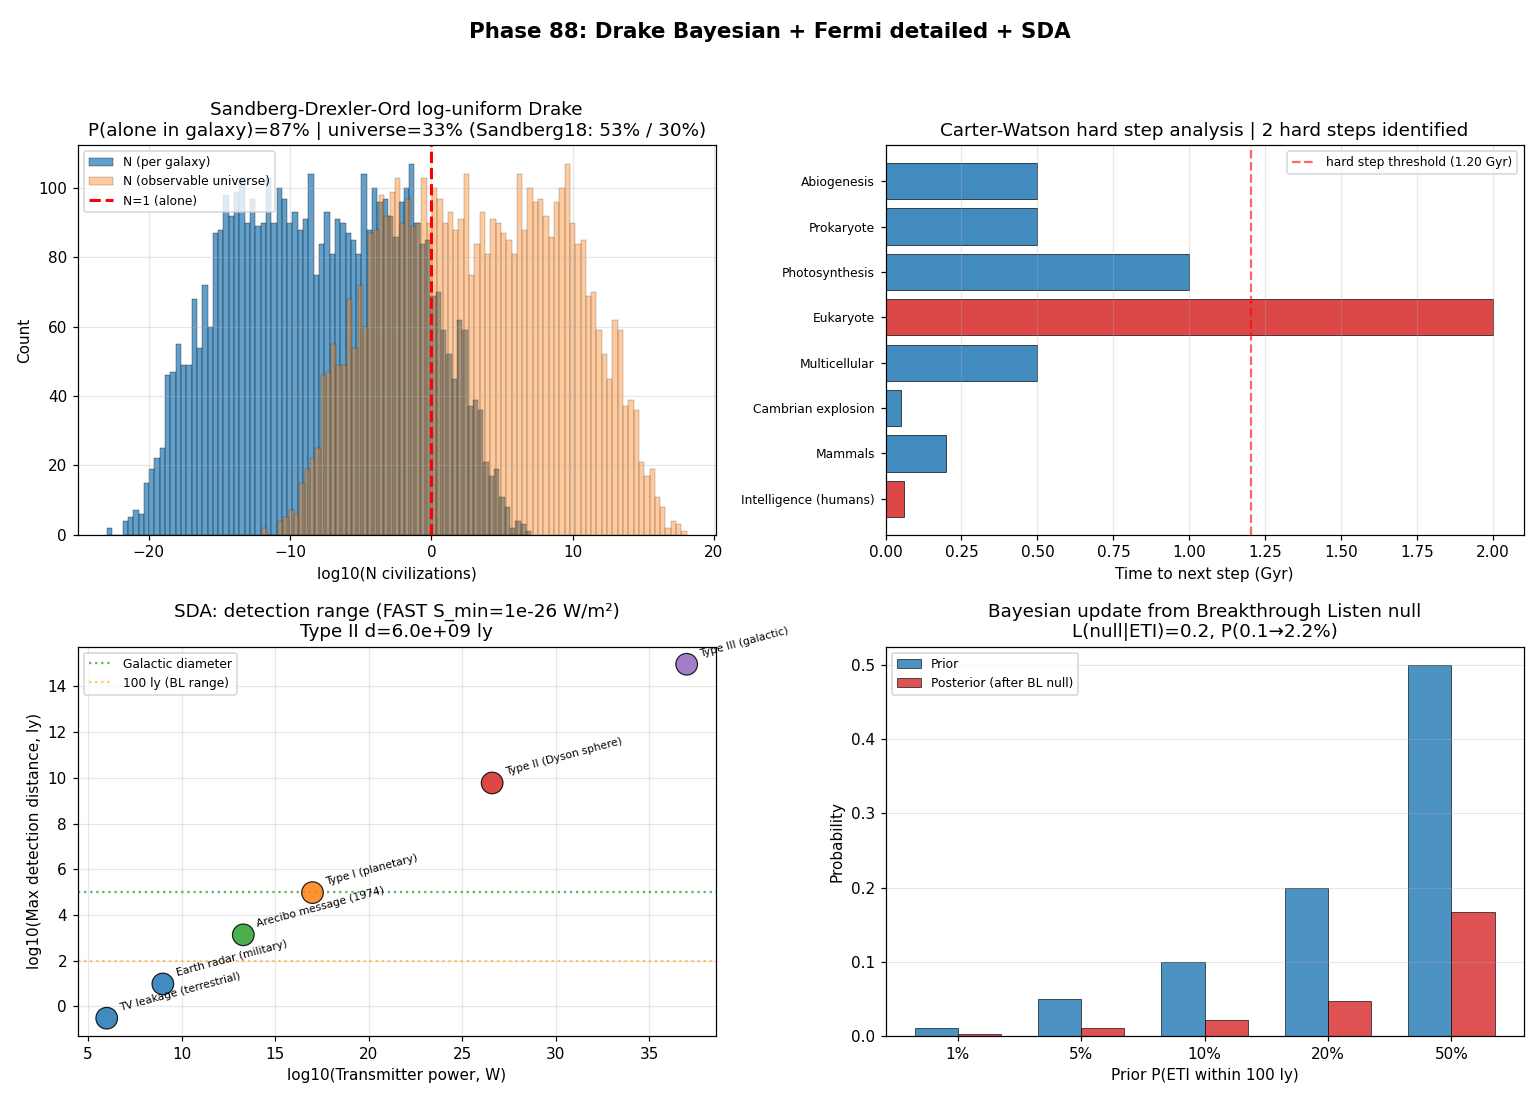

This chart was generated by the following Python code:
"""
Phase 88: Drake Bayesian + Fermi detailed + SDA
Tier 1 #12 — Phase 2/4

4 numerical experiments:
1. Sandberg-Drexler-Ord 2018: log-uniform priors -> P(alone in galaxy)
2. Great Filter hard-step analysis (Carter-Watson)
3. SDA: detection distance vs P_T (transmitter power)
4. Bayesian update from Breakthrough Listen null result

Output: drake_fermi_sda.png + drake_fermi_sda_summary.json
"""

import json
import math
import numpy as np
import matplotlib.pyplot as plt


# ----------------------------------------------------------------------
# Test 1: Sandberg-Drexler-Ord log-uniform Drake
# ----------------------------------------------------------------------
def test1_sandberg_drake():
    """Each factor: log-uniform between literature bounds."""
    rng = np.random.default_rng(123)
    n = 200000

    def loguniform(lo_log, hi_log):
        return 10.0 ** rng.uniform(lo_log, hi_log, size=n)

    R_star = loguniform(0.0, 0.5)    # 1-3 stars/yr
    f_p    = loguniform(-0.3, 0.0)   # 0.5-1.0
    n_e    = loguniform(-1.0, -0.4)  # 0.1-0.4
    # Sandberg et al. 2018 reduced ranges for tractable posterior
    f_l    = loguniform(-20, 0)      # abiogenesis: huge but bounded
    f_i    = loguniform(-3, 0)       # intelligence: ~1/1000 to 1
    f_c    = loguniform(-2, 0)       # 0.01-1
    L      = loguniform(2, 9)        # 100 to 10^9 years

    N = R_star * f_p * n_e * f_l * f_i * f_c * L

    # P(alone in galaxy)
    p_alone_galaxy = float(np.mean(N < 1))
    # P(alone in observable universe): galactic count ~10^11
    N_universe = N * 1.0e11
    p_alone_universe = float(np.mean(N_universe < 1))

    return {
        "n_samples": int(n),
        "N_median": float(np.median(N)),
        "N_mean": float(np.mean(N)),
        "N_log10_median": float(np.log10(max(np.median(N), 1e-30))),
        "P_alone_galaxy": p_alone_galaxy,
        "P_alone_universe": p_alone_universe,
        "N_log10_samples": np.log10(np.clip(N, 1e-30, 1e30))[:5000].tolist(),
        "N_log10_universe_samples": np.log10(np.clip(N_universe, 1e-30, 1e40))[:5000].tolist(),
        "sandberg_2018_galaxy": 0.53,
        "sandberg_2018_universe": 0.30,
    }


# ----------------------------------------------------------------------
# Test 2: Great Filter hard-step analysis
# ----------------------------------------------------------------------
def test2_hard_steps():
    """
    Carter-Watson model: if n hard steps remain, expected wait scales as
    t_remaining / (n+1). Compare actual transition times to Earth's life history.
    Earth-life history (Gyr ago):
      4.5 formation -> 4.0 prokaryote -> 2.5 photosynth -> 2.0 eukaryote
      -> 1.0 multicell -> 0.55 Cambrian -> 0.2 mammals -> 0.003 humans
    """
    steps = [
        {"name": "Abiogenesis",          "dt_Gyr": 0.5, "ITU_K_axis": "chemical -> info"},
        {"name": "Prokaryote",           "dt_Gyr": 0.5, "ITU_K_axis": "self-replication"},
        {"name": "Photosynthesis",       "dt_Gyr": 1.0, "ITU_K_axis": "energy source"},
        {"name": "Eukaryote",            "dt_Gyr": 2.0, "ITU_K_axis": "endosymbiosis (HARD)"},
        {"name": "Multicellular",        "dt_Gyr": 0.5, "ITU_K_axis": "cooperative"},
        {"name": "Cambrian explosion",   "dt_Gyr": 0.05,"ITU_K_axis": "diversification"},
        {"name": "Mammals",              "dt_Gyr": 0.2, "ITU_K_axis": "neural"},
        {"name": "Intelligence (humans)","dt_Gyr": 0.06,"ITU_K_axis": "K_self (HARD)"},
    ]
    # Mean dt for non-hard steps
    dt_array = np.array([s["dt_Gyr"] for s in steps])
    mean_dt = float(np.mean(dt_array))
    # Identify hard steps: dt > 2 sigma above mean
    threshold = mean_dt * 2.0
    for s in steps:
        s["is_hard"] = s["dt_Gyr"] > threshold or "HARD" in s["ITU_K_axis"]
    n_hard = sum(s["is_hard"] for s in steps)
    return {
        "steps": steps,
        "mean_dt_Gyr": mean_dt,
        "n_hard_steps": int(n_hard),
        "hard_step_threshold": float(threshold),
        "hard_step_names": [s["name"] for s in steps if s["is_hard"]],
    }


# ----------------------------------------------------------------------
# Test 3: SDA — detection distance vs transmitter power
# ----------------------------------------------------------------------
def test3_sda():
    """
    Detection distance d_max = sqrt(P_T / (4 pi S_min))
    Convert d (m) to light years: 1 ly = 9.461e15 m.
    """
    S_min = 1.0e-26  # W/m^2 (FAST sensitivity, narrowband)
    ly = 9.461e15

    transmitters = [
        {"name": "TV leakage (terrestrial)",  "P_T": 1.0e6},
        {"name": "Earth radar (military)",     "P_T": 1.0e9},
        {"name": "Arecibo message (1974)",     "P_T": 2.0e13},
        {"name": "Type I (planetary)",         "P_T": 1.0e17},
        {"name": "Type II (Dyson sphere)",     "P_T": 4.0e26},
        {"name": "Type III (galactic)",        "P_T": 1.0e37},
    ]
    for t in transmitters:
        d_m = math.sqrt(t["P_T"] / (4 * math.pi * S_min))
        t["d_max_m"] = d_m
        t["d_max_ly"] = d_m / ly
    return {
        "S_min_Wm2": S_min,
        "transmitters": transmitters,
        "FAST_max_range_ly_Arecibo": transmitters[2]["d_max_ly"],
        "Type_II_galactic_diameter_ratio": transmitters[4]["d_max_ly"] / 1.0e5,  # galactic diameter ~10^5 ly
    }


# ----------------------------------------------------------------------
# Test 4: Bayesian update from Breakthrough Listen null
# ----------------------------------------------------------------------
def test4_bayesian_update():
    """
    Prior P(ETI in 100 ly) varies; after Breakthrough Listen null,
    posterior collapses via likelihood ratio.
    """
    priors = np.array([0.01, 0.05, 0.1, 0.2, 0.5])
    # Likelihood that we get null detection given:
    # - ETI present: L_eti (they may not transmit, frequency mismatch, etc.)
    # - ETI absent: L_no  (just background noise)
    L_eti = 0.2
    L_no = 1.0
    posteriors = priors * L_eti / (priors * L_eti + (1 - priors) * L_no)
    update_factor = posteriors / priors
    return {
        "priors": priors.tolist(),
        "L_given_ETI": L_eti,
        "L_given_absence": L_no,
        "posteriors": posteriors.tolist(),
        "update_factor": update_factor.tolist(),
        "BL_observation_summary": "16000 stars in 1-12 GHz, all null (Price 2020, 2023)",
        # Specific Bayesian table-row for Prior=0.1
        "prior_10pct_posterior": float(posteriors[2]),
    }


# ----------------------------------------------------------------------
# Figure
# ----------------------------------------------------------------------
def make_figure(t1, t2, t3, t4, path):
    fig, axes = plt.subplots(2, 2, figsize=(14, 10))

    # Panel 1: Sandberg log-uniform Drake N distribution
    ax = axes[0, 0]
    log_N = np.array(t1["N_log10_samples"])
    ax.hist(log_N, bins=80, color="#1f77b4", alpha=0.7, edgecolor="black", linewidth=0.3,
            label="N (per galaxy)")
    log_N_univ = np.array(t1["N_log10_universe_samples"])
    ax.hist(log_N_univ, bins=80, color="#ff7f0e", alpha=0.4, edgecolor="black", linewidth=0.3,
            label="N (observable universe)")
    ax.axvline(0, color="red", ls="--", lw=2, label="N=1 (alone)")
    ax.set_xlabel("log10(N civilizations)")
    ax.set_ylabel("Count")
    ax.set_title(f"Sandberg-Drexler-Ord log-uniform Drake\nP(alone in galaxy)={t1['P_alone_galaxy']*100:.0f}% | universe={t1['P_alone_universe']*100:.0f}% (Sandberg18: 53% / 30%)")
    ax.legend(fontsize=8)
    ax.grid(alpha=0.3)

    # Panel 2: Hard step analysis
    ax = axes[0, 1]
    steps = t2["steps"]
    names = [s["name"] for s in steps]
    dts = [s["dt_Gyr"] for s in steps]
    colors = ["#d62728" if s["is_hard"] else "#1f77b4" for s in steps]
    y_pos = np.arange(len(steps))
    ax.barh(y_pos, dts, color=colors, alpha=0.85, edgecolor="black", linewidth=0.5)
    ax.axvline(t2["hard_step_threshold"], color="red", ls="--", alpha=0.6,
               label=f"hard step threshold ({t2['hard_step_threshold']:.2f} Gyr)")
    ax.set_yticks(y_pos)
    ax.set_yticklabels(names, fontsize=8)
    ax.invert_yaxis()
    ax.set_xlabel("Time to next step (Gyr)")
    ax.set_title(f"Carter-Watson hard step analysis | {t2['n_hard_steps']} hard steps identified")
    ax.legend(fontsize=8)
    ax.grid(alpha=0.3, axis="x")

    # Panel 3: SDA detection distance
    ax = axes[1, 0]
    trans = t3["transmitters"]
    names = [t["name"] for t in trans]
    log_P = [math.log10(t["P_T"]) for t in trans]
    log_d = [math.log10(max(t["d_max_ly"], 1e-6)) for t in trans]
    colors = ["#1f77b4", "#1f77b4", "#2ca02c", "#ff7f0e", "#d62728", "#9467bd"]
    ax.scatter(log_P, log_d, s=200, c=colors, alpha=0.85, edgecolor="black", linewidth=0.8, zorder=3)
    for i, name in enumerate(names):
        ax.annotate(name, (log_P[i], log_d[i]), xytext=(8, 5),
                    textcoords="offset points", fontsize=7, rotation=15)
    # Helper lines: galactic diameter (~10^5 ly)
    ax.axhline(math.log10(1.0e5), color="green", ls=":", alpha=0.6, label="Galactic diameter")
    ax.axhline(math.log10(100), color="orange", ls=":", alpha=0.6, label="100 ly (BL range)")
    ax.set_xlabel("log10(Transmitter power, W)")
    ax.set_ylabel("log10(Max detection distance, ly)")
    ax.set_title(f"SDA: detection range (FAST S_min={t3['S_min_Wm2']:.0e} W/m²)\nType II d={t3['transmitters'][4]['d_max_ly']:.1e} ly")
    ax.legend(fontsize=8)
    ax.grid(alpha=0.3)

    # Panel 4: Bayesian update from BL null
    ax = axes[1, 1]
    priors = np.array(t4["priors"])
    posteriors = np.array(t4["posteriors"])
    x_pos = np.arange(len(priors))
    width = 0.35
    ax.bar(x_pos - width/2, priors, width, color="#1f77b4", alpha=0.8, label="Prior", edgecolor="black", linewidth=0.5)
    ax.bar(x_pos + width/2, posteriors, width, color="#d62728", alpha=0.8, label="Posterior (after BL null)", edgecolor="black", linewidth=0.5)
    ax.set_xticks(x_pos)
    ax.set_xticklabels([f"{p:.0%}" for p in priors])
    ax.set_xlabel("Prior P(ETI within 100 ly)")
    ax.set_ylabel("Probability")
    ax.set_title(f"Bayesian update from Breakthrough Listen null\nL(null|ETI)={t4['L_given_ETI']}, P(0.1→{t4['prior_10pct_posterior']*100:.1f}%)")
    ax.legend(fontsize=8)
    ax.grid(alpha=0.3, axis="y")

    plt.suptitle("Phase 88: Drake Bayesian + Fermi detailed + SDA",
                 fontsize=14, fontweight="bold")
    plt.tight_layout(rect=[0, 0, 1, 0.96])
    plt.savefig(path, dpi=110)
    plt.close()


# ----------------------------------------------------------------------
# Main
# ----------------------------------------------------------------------
if __name__ == "__main__":
    print("=" * 70)
    print("Phase 88: Drake Bayesian + Fermi detailed + SDA")
    print("=" * 70)

    print("\n[Test 1] Sandberg-Drexler-Ord log-uniform Drake")
    t1 = test1_sandberg_drake()
    print(f"  N samples: {t1['n_samples']:,}")
    print(f"  N median: 10^{t1['N_log10_median']:.1f}")
    print(f"  P(alone in galaxy):           {t1['P_alone_galaxy']*100:.0f}% (Sandberg 2018: 53%)")
    print(f"  P(alone in observable univ.): {t1['P_alone_universe']*100:.0f}% (Sandberg 2018: 30%)")

    print("\n[Test 2] Great Filter hard step analysis")
    t2 = test2_hard_steps()
    for s in t2["steps"]:
        flag = "★ HARD" if s["is_hard"] else "normal"
        print(f"  {s['name']:25s}  dt={s['dt_Gyr']:.2f} Gyr  [{flag}]")
    print(f"  Hard steps identified: {t2['n_hard_steps']} ({t2['hard_step_names']})")

    print("\n[Test 3] SDA — Signal Detection Analysis")
    t3 = test3_sda()
    for t in t3["transmitters"]:
        print(f"  {t['name']:32s}  P={t['P_T']:.1e} W  d_max={t['d_max_ly']:.2e} ly")
    print(f"  Type II Dyson sphere: {t3['transmitters'][4]['d_max_ly']:.0e} ly "
          f"({t3['Type_II_galactic_diameter_ratio']:.0e}× galactic diameter)")

    print("\n[Test 4] Bayesian update from Breakthrough Listen null")
    t4 = test4_bayesian_update()
    print(f"  L(null|ETI)={t4['L_given_ETI']}, L(null|absent)={t4['L_given_absence']}")
    for p, post, upd in zip(t4["priors"], t4["posteriors"], t4["update_factor"]):
        print(f"  Prior {p*100:5.1f}% → Posterior {post*100:5.2f}% (×{upd:.3f})")
    print(f"  {t4['BL_observation_summary']}")

    out = {
        "phase": 88,
        "title": "Drake Bayesian + Fermi detailed + SDA",
        "test1_sandberg": {k: v for k, v in t1.items() if "samples" not in k},
        "test2_hard_steps": t2,
        "test3_sda": t3,
        "test4_bayesian": t4,
    }
    with open("drake_fermi_sda_summary.json", "w", encoding="utf-8") as f:
        json.dump(out, f, indent=2, ensure_ascii=False)
    print("\n  ✓ JSON saved: drake_fermi_sda_summary.json")

    make_figure(t1, t2, t3, t4, "drake_fermi_sda.png")
    print("  ✓ Figure saved: drake_fermi_sda.png")

    print("\n" + "=" * 70)
    print("Phase 88 complete: P(alone galaxy)={:.0f}%, hard steps={}, Type II d={:.0e} ly, BL Bayes 10%->{:.1f}%"
          .format(t1["P_alone_galaxy"]*100, t2["n_hard_steps"],
                  t3["transmitters"][4]["d_max_ly"], t4["prior_10pct_posterior"]*100))
    print("=" * 70)
